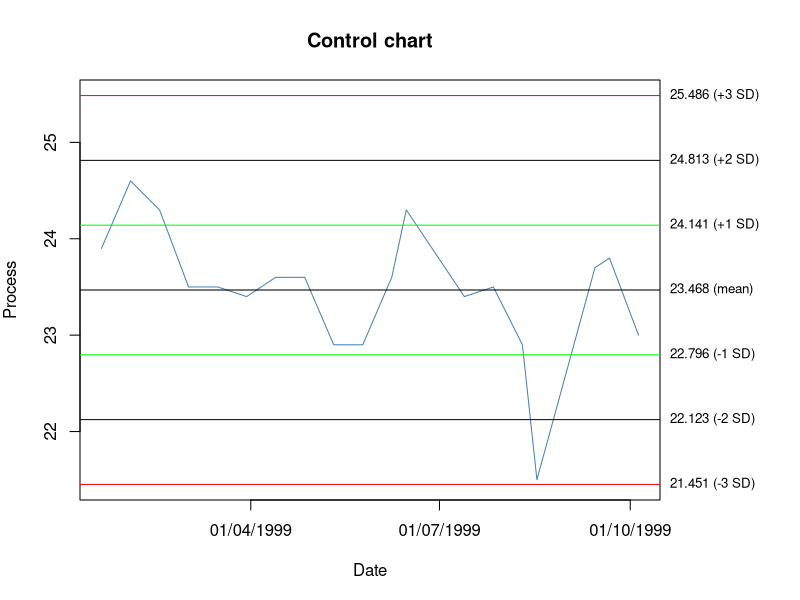

Reproduce this figure in R.
# Control chart: the StatsDirect help illustration (a process indicator recorded on
# 19 dates in 1999; the test workbook's Graphics worksheet columns Process and Date)
# in R
process <- c(23.9, 24.6, 24.3, 23.5, 23.5, 23.4, 23.6, 23.6, 22.9, 22.9, 23.6, 24.3,
             23.4, 23.5, 22.9, 21.5, 23.7, 23.8, 23.0)
date <- as.Date(c("1999-01-19", "1999-02-02", "1999-02-16", "1999-03-02", "1999-03-16",
                  "1999-03-30", "1999-04-13", "1999-04-27", "1999-05-11", "1999-05-25",
                  "1999-06-08", "1999-06-15", "1999-07-13", "1999-07-27", "1999-08-10",
                  "1999-08-17", "1999-09-14", "1999-09-21", "1999-10-05"))

# The bands are the mean and 1, 2 and 3 standard deviations either side of it, with
# the mean and sd calculated from all of the process data (StatsDirect's default
# option); sd() divides by n - 1, as StatsDirect does.
m <- mean(process)
s <- sd(process)
six <- function(x) formatC(x, digits = 6, format = "f", drop0trailing = TRUE)
cat("Mean =", six(m), "  SD =", six(s), "  n =", length(process), "\n")

# The labels StatsDirect writes at the right hand end of each band, to its default
# 3 decimal places
k <- c(0, 1, -1, 2, -2, 3, -3)
band <- m + k * s
label <- paste0(formatC(band, digits = 3, format = "f", drop0trailing = TRUE), " (",
                c("mean", "+1 SD", "-1 SD", "+2 SD", "-2 SD", "+3 SD", "-3 SD"), ")")
cat(label, sep = "\n")

# The chart: the process values joined in date order, with the mean (black), 1 SD
# (green), 2 SD (black) and 3 SD (red) bands labelled beyond the right end of the
# axis. StatsDirect labels the date axis at calendar intervals to suit the span of
# the data, here the quarters that fall within it.
op <- par(mar = c(5, 4, 4, 7))
plot(date, process, type = "l", col = "steelblue", xaxt = "n", xlab = "Date",
     ylab = "Process", main = "Control chart", ylim = range(process, band))
axis.Date(1, at = seq(as.Date("1999-04-01"), by = "quarter", length.out = 3),
          format = "%d/%m/%Y")
abline(h = band, col = c("black", "green", "green", "black", "black", "red", "red"))
text(par("usr")[2], band, label, pos = 4, xpd = NA, cex = 0.8)
par(op)
